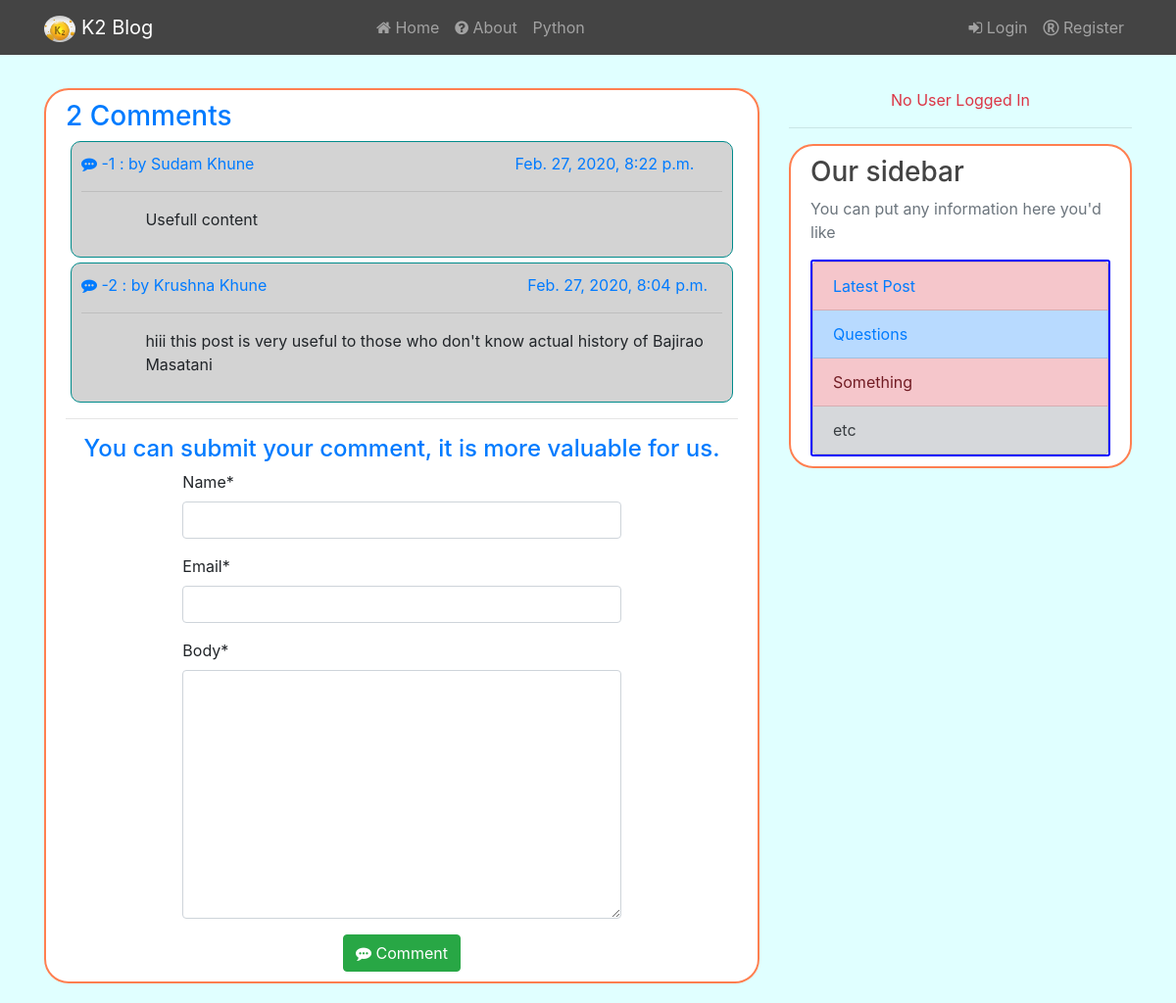
Page /comments/23 on the committed database.
### blog/models.py (models this page shows, shortened)
class Comments(models.Model):
    post=models.ForeignKey(Post,related_name="comments",on_delete=models.CASCADE)
    name=models.CharField(max_length=100)
    email=models.EmailField()
    body=models.TextField()
    created=models.DateTimeField(auto_now_add=True)
    updated=models.DateTimeField(auto_now=True)
    active=models.BooleanField(default=True)
    class Meta:
        ordering=('-created',)

### blog/views.py (the view)
# urls.py: path('comments/<int:pk>',views.comments,name="comments"),
def comments(request,pk):
    post=get_object_or_404(Post,id=pk)
    comments=post.comments.filter(active=True)
    if request.method=="POST":
        form=CommentForm(request.POST)
        if form.is_valid():
            new_comment=form.save(commit=False)
            new_comment.post=post
            new_comment.save()
    else:
        form=CommentForm()
    return render(request,'blog/comments.html',{'comments':comments,'form':form})

### blog/forms.py
class CommentForm(forms.ModelForm):
    class Meta:
        model=Comments
        fields=('name','email','body')

### templates/blog/comments.html (shortened to what this page needs)
{% extends 'blog/base.html' %}
{% load crispy_forms_tags %}
{% block content %}
    <article class="media content-section" id="box">
        <div class="media-body">
            {% with comments.count as comments_count %}
                <h3 class="text-left text-primary">{{comments_count}} Comment{{comments_count|pluralize}}</h3>
            {% endwith %}
            {% if comments %}
                {% for comment in comments %}
                    <div class="comment">
                        <p class="text-primary mb-0"><i class="fa fa-commenting" aria-hidden="true"></i>&nbsp;-{{forloop.counter}} : by {{comment.name}} <span class="time">{{comment.created}}</span></p><hr/>
                        <div class="body"> {{comment.body|linebreaks}}</div>
                    </div>
                {% endfor %}
            {% else %}
                <p>There is no comments yet...</p>
            {% endif %}<hr/>
            <h4 class="text-center text-primary">You can submit your comment, it is more valuable for us.</h4>
            <div class="row">
                <div class="offset-2 col-md-8">
                    <form method="POST">
                        {{form|crispy}}
                        <center>
                            <button type="submit" class="btn btn-success"><i class="fa fa-commenting" aria-hidden="true"></i>&nbsp;Comment</button>
                        </center>
                    </form>
                </div>
            </div>
        </div>
    </article>
{% endblock %}

### static/blog/main.css (style rules this page uses)
body { margin-top:90px; background-color:lightcyan; }
h1,h2,h3,h4,h5,h6 { color:#444444; }
.content-section { background:#ffffff; padding:10px 20px; border:2px solid coral; border-radius:25px; margin-bottom:20px; }

### templates/blog/comments.html (style rules this page uses)
.comment { border:1px solid darkcyan; border-radius:10px; background-color:lightgrey; padding:10px; margin:5px; }
.body { margin-left:10%; }
.time { margin-left:40%; }

### rows in the picture
Comments: name "Sudam Khune", created "Feb. 27, 2020, 8:22 p.m.", body "Usefull content"
Comments: name "Krushna Khune", created "Feb. 27, 2020, 8:04 p.m.", body "hiii this post is very useful to those who don't know actual history of Bajirao Masatani"

### other values in the picture
{{ comments_count }} "2"
